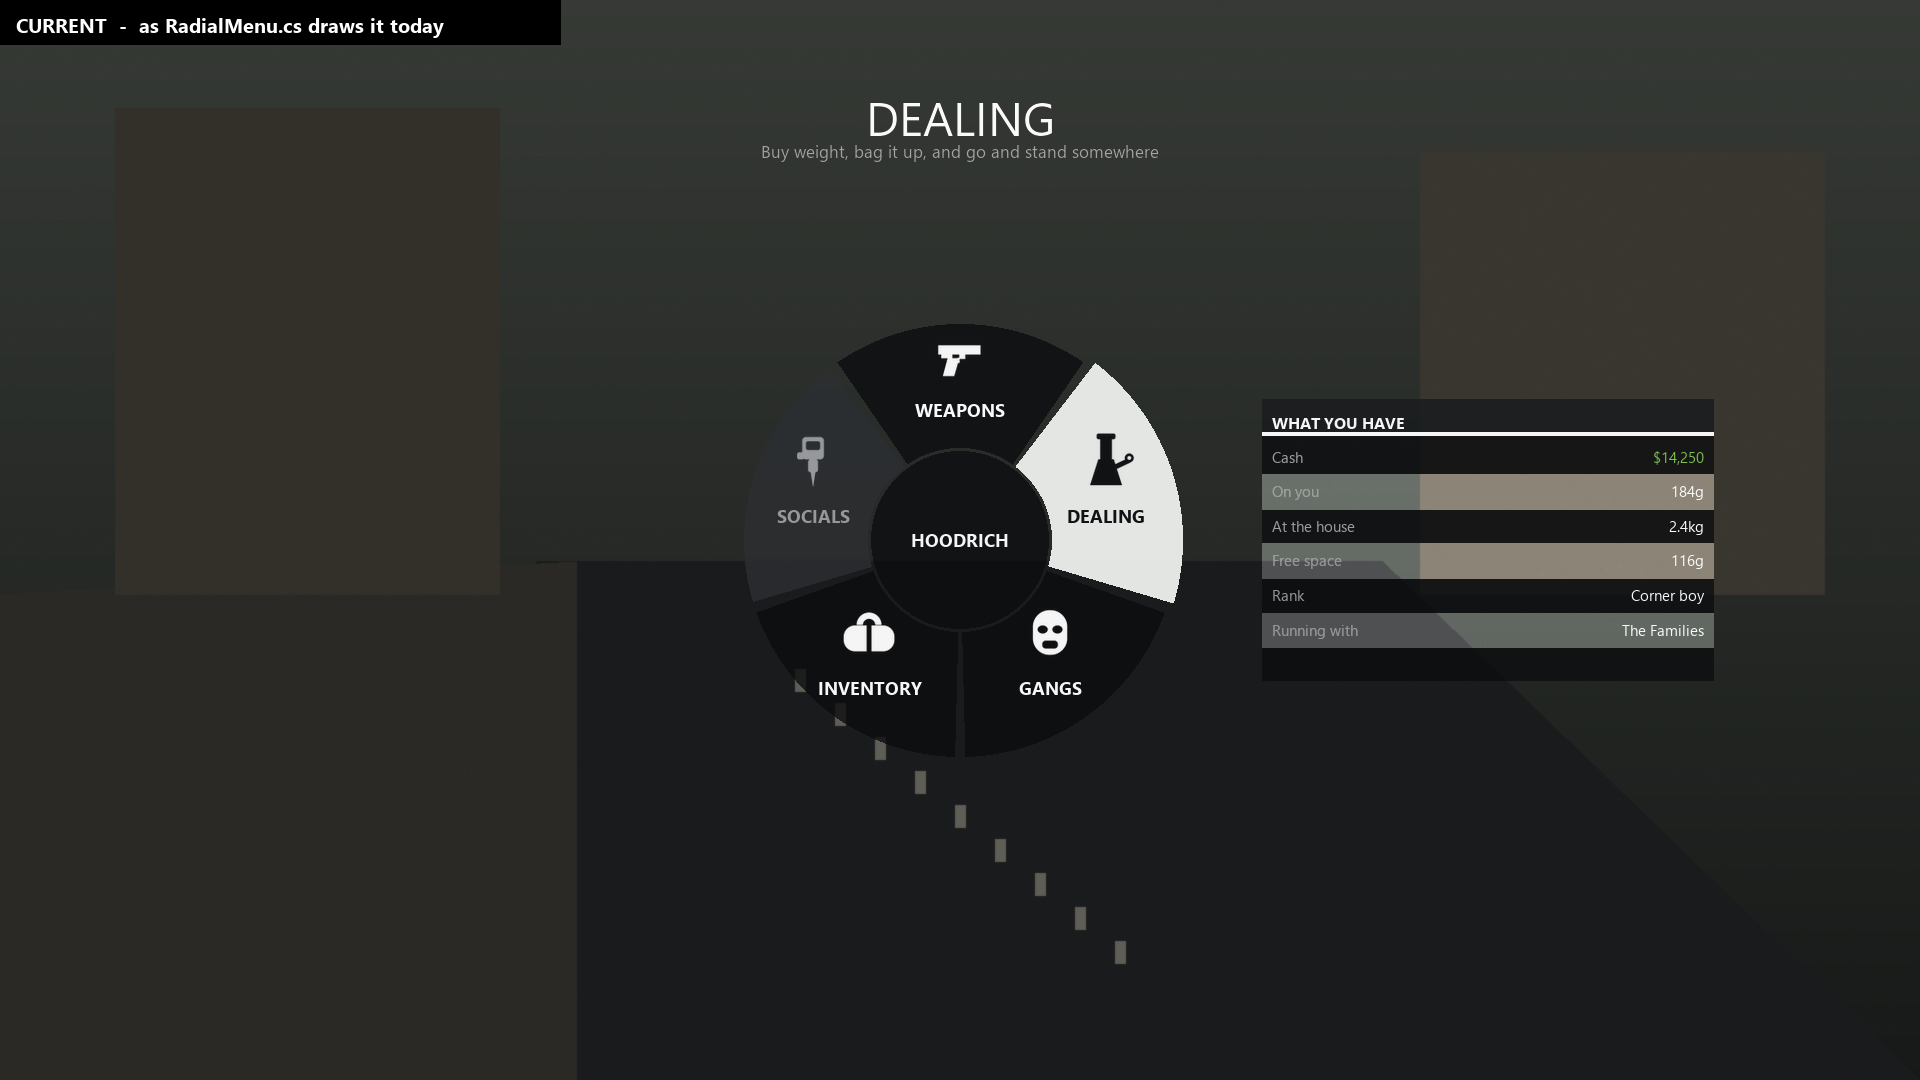

Here is the Python script that generated this plot:
# -*- coding: utf-8 -*-
#
# The wheel exactly as it draws today, so a redesign has something to be measured against.
#
# Every number here is read out of RadialMenu.cs and Settings.cs rather than eyeballed:
# InnerRadius 0.085, OuterRadius 0.20, SegmentGapDegrees 3, HoverReach 1.03, the hub inset of
# 0.96, the icon at py-0.030 and the label at py+0.010, the readout at y 0.085, and the panel
# at 0.5 + OuterRadius/aspect + 0.045 with width 0.235 and rows 0.032 tall.
#
# Units: everything in the mod is a fraction of screen HEIGHT, and Draw.ToX divides by aspect
# before it becomes a width fraction. So a radius r is r*1080 pixels in BOTH axes at 1920x1080,
# which is why the ring is round. Panel widths are already width fractions and are not divided.

import os
import random
from PIL import Image, ImageDraw, ImageFont, ImageFilter

W, H = 1920, 1080
ASPECT = W / float(H)
ROOT = r'C:\projects\hoodrich'
OUT = os.path.join(ROOT, 'preview', 'wheel_current.png')

# Palette.cs, as ARGB.
BACKDROP = (0, 0, 0, 140)
SEGMENT = (10, 12, 14, 200)
SEG_HOVER = (240, 242, 240, 240)
SEG_DISABLED = (44, 46, 50, 200)
HUB = (8, 9, 11, 225)
PANEL_HEADER = (22, 24, 26, 235)
PANEL_ROW_ALT = (255, 255, 255, 26)
TEXT = (255, 255, 255, 245)
TEXT_DIM = (176, 179, 181, 190)
TEXT_ON_HOVER = (16, 18, 20, 255)
TEXT_DISABLED = (150, 152, 156, 255)
ACCENT = (245, 245, 245, 255)
CASH = (126, 190, 79, 255)

INNER, OUTER = 0.085, 0.20
GAP_DEG = 3.0
HOVER_REACH = 1.03


def font(px, bold=False):
    for f in ([r'C:\Windows\Fonts\segoeuib.ttf', r'C:\Windows\Fonts\arialbd.ttf'] if bold
              else [r'C:\Windows\Fonts\segoeui.ttf', r'C:\Windows\Fonts\arial.ttf']):
        try:
            return ImageFont.truetype(f, px)
        except Exception:
            pass
    return ImageFont.load_default()


def px_from_scale(s):
    """GTA text scale to pixels. 0.34 lands near 18px at 1080p, 0.90 near 47px."""
    return max(9, int(round(s * 52)))


def gameplay_bg():
    """
    Something to composite over.

    A HUD judged on flat black is not judged at all -- the backdrop is only 140 alpha, so
    whatever is behind it comes through every panel and every wedge on this screen.
    """
    random.seed(11)
    img = Image.new('RGB', (W, H), (86, 92, 84))
    d = ImageDraw.Draw(img)

    for y in range(0, H, 4):
        k = y / float(H)
        d.rectangle([0, y, W, y + 4], fill=(int(120 - 70 * k), int(128 - 72 * k), int(118 - 66 * k)))

    # A road, a kerb, a couple of buildings -- enough to have light and dark under the HUD.
    d.polygon([(0, H), (W, H), (W * 0.72, H * 0.52), (W * 0.28, H * 0.52)], fill=(58, 60, 62))
    d.polygon([(0, H * 0.55), (W * 0.30, H * 0.52), (W * 0.30, H), (0, H)], fill=(96, 92, 84))
    d.rectangle([W * 0.06, H * 0.10, W * 0.26, H * 0.55], fill=(112, 104, 92))
    d.rectangle([W * 0.74, H * 0.14, W * 0.95, H * 0.55], fill=(126, 118, 104))

    for i in range(9):
        x = W * 0.5 + (i - 4) * 40
        d.rectangle([x - 5, H * 0.62 + i * 34, x + 5, H * 0.62 + i * 34 + 22], fill=(210, 208, 190))

    for _ in range(26000):
        x, y = random.randrange(W), random.randrange(H)
        r, g, b = img.getpixel((x, y))
        n = random.randint(-14, 14)
        img.putpixel((x, y), (max(0, min(255, r + n)), max(0, min(255, g + n)), max(0, min(255, b + n))))

    return img.filter(ImageFilter.GaussianBlur(0.6)).convert('RGBA')


base = gameplay_bg()
layer = Image.new('RGBA', (W, H), (0, 0, 0, 0))
d = ImageDraw.Draw(layer)

CX, CY = W * 0.5, H * 0.5
d.rectangle([0, 0, W, H], fill=BACKDROP)


def wedge(cx, cy, r0, r1, a0, a1, fill):
    """Clockwise from screen-up, the way UpdateSelection measures it."""
    box0 = [cx - r0, cy - r0, cx + r0, cy + r0]
    box1 = [cx - r1, cy - r1, cx + r1, cy + r1]
    # PIL angles run clockwise from 3 o'clock; the wheel runs clockwise from 12.
    s, e = a0 - 90, a1 - 90
    ring = Image.new('RGBA', (W, H), (0, 0, 0, 0))
    rd = ImageDraw.Draw(ring)
    rd.pieslice(box1, s, e, fill=fill)
    rd.pieslice(box0, s - 2, e + 2, fill=(0, 0, 0, 0))
    # pieslice cannot punch a hole, so the inner disc is cut on the alpha channel.
    hole = Image.new('L', (W, H), 255)
    ImageDraw.Draw(hole).ellipse(box0, fill=0)
    ring.putalpha(Image.composite(ring.split()[3], Image.new('L', (W, H), 0), hole))
    layer.alpha_composite(ring)


def art(name, cx, cy, size_h, tint):
    p = os.path.join(ROOT, 'data', 'icons', name)
    if not os.path.exists(p):
        return
    n = int(size_h * H)
    im = Image.open(p).convert('RGBA').resize((n, n), Image.LANCZOS)
    solid = Image.new('RGBA', im.size, tint[:3] + (0,))
    solid.putalpha(im.split()[3].point(lambda a: a * tint[3] // 255))
    layer.alpha_composite(solid, (int(cx - n / 2), int(cy - n / 2)))


def text(s, x, y, scale, colour, centre=True, bold=False, right=False):
    f = font(px_from_scale(scale), bold)
    w = d.textlength(s, font=f)
    if centre:
        x -= w / 2
    if right:
        x -= w
    d.text((x, y), s, font=f, fill=colour)


ITEMS = [
    ('Weapons', 'guns.png', True, False),
    ('Dealing', 'bong.png', True, True),      # hovered
    ('Gangs', 'mask.png', True, False),
    ('Inventory', 'stash.png', True, False),
    ('Socials', 'tattoo.png', False, False),  # disabled
]

n = len(ITEMS)
step = 360.0 / n
r_in, r_out = INNER * H, OUTER * H
r_mid = (INNER + OUTER) * 0.5 * H

for i, (label, icon, enabled, hovered) in enumerate(ITEMS):
    mid = i * step
    a0 = mid - step * 0.5 + GAP_DEG * 0.5
    a1 = mid + step * 0.5 - GAP_DEG * 0.5

    fill = SEG_HOVER if hovered else (SEGMENT if enabled else SEG_DISABLED)
    wedge(CX, CY, r_in, r_out * (HOVER_REACH if hovered else 1.0), a0, a1, fill)

import math
for i, (label, icon, enabled, hovered) in enumerate(ITEMS):
    mid = i * step
    rad = math.radians(mid)
    px = CX + r_mid * math.sin(rad)
    py = CY - r_mid * math.cos(rad)

    ink = TEXT_DISABLED if not enabled else (TEXT_ON_HOVER if hovered else TEXT)
    art(icon, px, py - 0.030 * H, 0.056, ink)
    text(label.upper(), px, py + 0.010 * H, 0.34, ink, bold=True)

# Hub: a disc at 96% of the inner radius, with only the breadcrumb in it.
d.ellipse([CX - r_in * 0.96, CY - r_in * 0.96, CX + r_in * 0.96, CY + r_in * 0.96], fill=HUB)
text('HOODRICH', CX, CY - 0.012 * H, 0.34, ACCENT, bold=True)

# Readout, across the top of the screen at 0.085.
top = 0.085 * H
text('DEALING', CX, top - 0.006 * H, 0.90, TEXT)
text('Buy weight, bag it up, and go and stand somewhere', CX, top + 0.044 * H, 0.32, TEXT_DIM)

# Panel, to the right of the ring.
p_left = (0.5 + OUTER / ASPECT + 0.045) * W
p_w = 0.235 * W
row_h = 0.032 * H
pad = 0.018 * H
ROWS = [('Cash', '$14,250'), ('On you', '184g'), ('At the house', '2.4kg'),
        ('Free space', '116g'), ('Rank', 'Corner boy'), ('Running with', 'The Families')]
p_h = pad * 2 + row_h * (len(ROWS) + 1)
p_top = CY - p_h / 2

d.rectangle([p_left, p_top, p_left + p_w, p_top + p_h], fill=(8, 9, 11, 225))
d.rectangle([p_left, p_top, p_left + p_w, p_top + row_h], fill=PANEL_HEADER)
d.rectangle([p_left, p_top + row_h - 2, p_left + p_w, p_top + row_h + 1], fill=ACCENT)
text('WHAT YOU HAVE', p_left + pad * 0.5, p_top + pad * 0.6, 0.30, ACCENT, centre=False, bold=True)

y = p_top + pad * 0.6 + row_h
for i, (lab, val) in enumerate(ROWS):
    if i & 1:
        d.rectangle([p_left, y + row_h * 0.34 - row_h / 2, p_left + p_w, y + row_h * 0.34 + row_h / 2],
                    fill=PANEL_ROW_ALT)
    text(lab, p_left + pad * 0.5, y, 0.28, TEXT_DIM, centre=False)
    text(val, p_left + p_w - pad * 0.5, y, 0.28, CASH if '$' in val else TEXT, centre=False, right=True)
    y += row_h

base.alpha_composite(layer)

f = font(20, True)
dd = ImageDraw.Draw(base)
dd.rectangle([0, 0, 560, 44], fill=(0, 0, 0, 190))
dd.text((16, 11), 'CURRENT  -  as RadialMenu.cs draws it today', font=f, fill=(255, 255, 255, 255))

base.convert('RGB').save(OUT)
print('wrote %s' % OUT)
